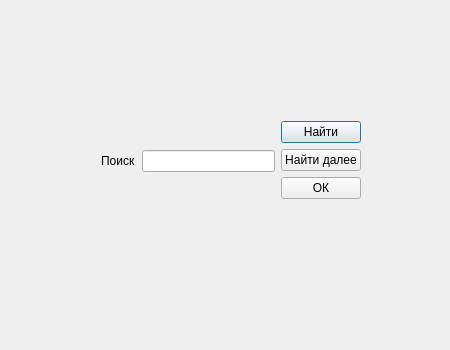
<?xml version="1.0" encoding="UTF-8"?>
<ui version="4.0">
 <class>SearchInSklad</class>
 <widget class="QDialog" name="SearchInSklad">
  <property name="geometry">
   <rect>
    <x>0</x>
    <y>0</y>
    <width>450</width>
    <height>350</height>
   </rect>
  </property>
  <property name="minimumSize">
   <size>
    <width>450</width>
    <height>350</height>
   </size>
  </property>
  <property name="windowTitle">
   <string>SearchInSklad</string>
  </property>
  <widget class="QWidget" name="">
   <property name="geometry">
    <rect>
     <x>90</x>
     <y>110</y>
     <width>282</width>
     <height>102</height>
    </rect>
   </property>
   <layout class="QHBoxLayout" name="horizontalLayout">
    <item>
     <widget class="QLabel" name="label">
      <property name="text">
       <string>Поиск</string>
      </property>
     </widget>
    </item>
    <item>
     <widget class="QLineEdit" name="lineEdit"/>
    </item>
    <item>
     <layout class="QVBoxLayout" name="verticalLayout">
      <item>
       <widget class="QPushButton" name="pushButton">
        <property name="text">
         <string>Найти</string>
        </property>
       </widget>
      </item>
      <item>
       <widget class="QPushButton" name="pushButton_2">
        <property name="text">
         <string>Найти далее</string>
        </property>
       </widget>
      </item>
      <item>
       <widget class="QPushButton" name="pushButton_3">
        <property name="text">
         <string>ОК</string>
        </property>
       </widget>
      </item>
     </layout>
    </item>
   </layout>
  </widget>
 </widget>
 <layoutdefault spacing="6" margin="11"/>
 <resources/>
 <connections/>
</ui>
